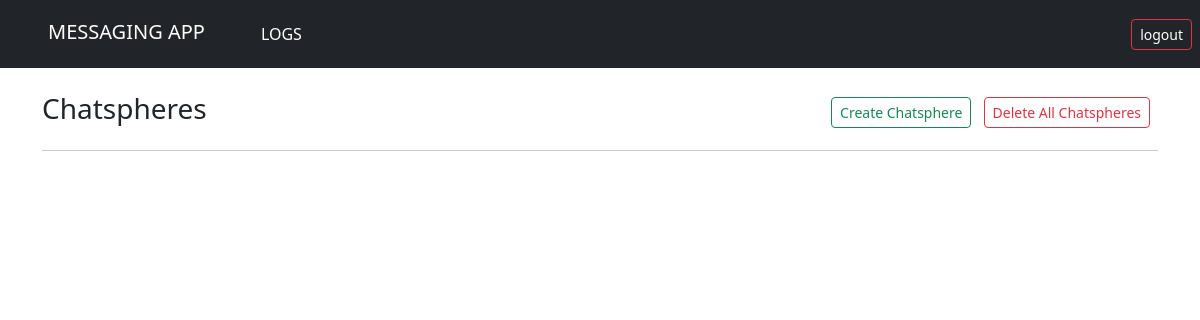
The app's page / (signed in), older data.
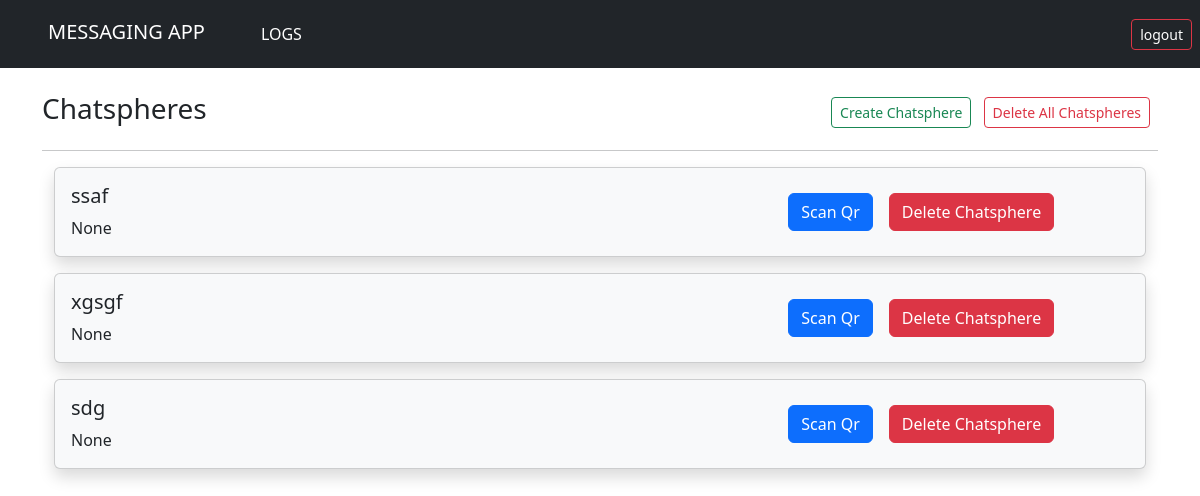
The same page, newer data.
### messaging_app/models.py (models this page shows)
class Instance(models.Model):
    user_id=models.ForeignKey(User, on_delete=models.CASCADE)
    instance_name = models.CharField(max_length=50)
    instance_key = models.CharField(max_length=25)
    instance_token = models.CharField(max_length=100)
    qrscanned=models.BooleanField(default=False)
    phone_number=models.CharField(max_length=12,null=True)
    instance_created_at = models.DateTimeField(auto_now_add=True)
    def __str__(self):
        return self.instance_name

### messaging_app/views.py (the view, shortened to what this page needs)
# urls.py: path('',views.home,name="home"),
@login_required(login_url='login')
def home(request):
    user_instances=Instance.objects.filter(user_id=request.user)
    print(user_instances)
    return render(request,"home.html",{"user_instances":user_instances})

### messaging_app/templates/home.html (shortened to what this page needs)
{% extends 'base.html'%}
{% block content %}
<div class="container bcontent mt-4 ">
<div class="form-inline my-2 my-lg-0">
    <h3>Chatspheres</h3>
    <div class="ml-auto">
  <button type="button" class="btn btn-outline-success btn-sm my-2 my-sm-0 mr-sm-2" data-toggle="modal" data-target="#exampleModalCenter">
      Create Chatsphere
    </button>
        <a class="btn btn-outline-danger btn-sm my-2 my-sm-0 mr-sm-2" href="{% url 'delete_all_messages' %}">Delete All Chatspheres</a>
    </div>
</div>
<hr />
{% for instance in user_instances %}
  <div class="container">
    <div class="row">
        <div class="col">
            <div class="card mb-3 bg-light shadow"  >
                <div class="row g-0">
                    <div class="col-md-7">
                        <div class="card-body" >
                            <h5 class="card-title">{{instance.instance_name}}</h5>
                            <p class="card-text">{{instance.phone_number}}</p>
                        </div>
                    </div>
                    <div class="col-md-4 d-flex align-items-center justify-content-end">
                        {% if not instance.qrscanned %}
                        <a class="btn btn-primary btn-md my-2 my-sm-0 mr-sm-2" href="{% url 'generate_qr' instance.id %}">Scan Qr</a>
                        {% else %}
                        <a class="btn btn-primary btn-md my-2 my-sm-0 mr-sm-2" href="{% url 'messaging' instance.id %}">Start messaging</a>
                            {% comment %} <a href="{% url 'messaging' instance.id %}"><button class="btn btn-primary">Start messaging</button></a> {% endcomment %}
                        {% endif %}
                        <a href="#" onclick="confirmDelete('{{ instance.id }}')">
                            <button class="btn btn-danger ml-2">Delete Chatsphere</button>
                        </a>
                    </div>
                </div>
            </div>
        </div>
    </div>
</div>
{% endfor %}
</div>
{% endblock %}

Row changes from the older to the newer data that the page shows:
added Instance: instance_name "ssaf", phone_number "None", qrscanned "Scan Qr"
added Instance: instance_name "xgsgf", phone_number "None", qrscanned "Scan Qr"
added Instance: instance_name "sdg", phone_number "None", qrscanned "Scan Qr"
